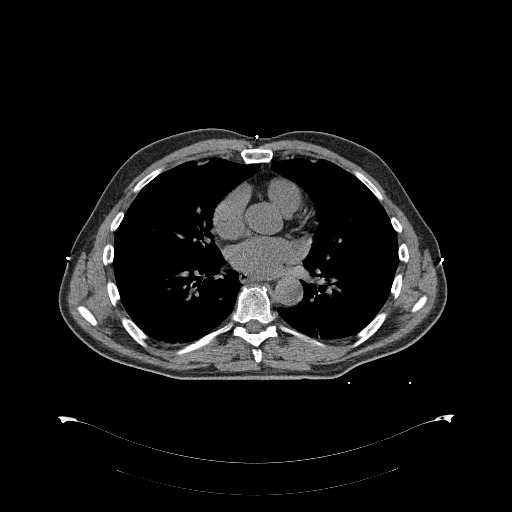
#> input picture Machine Learning Example/Image/CT-Scan Images/Kanserli/Cancerous100.jpg, 512 x 512 px, found by its file name; its folder holds 3 pictures in this run
$ jupyter execute --allow-errors lungcancerdetection.ipynb   (shell and % lines are left out)
#> lines starting #> are read from the running program, lines starting #| are printed output that depends on the picture
[cell 1]
import numpy as np
import pandas as pd
import matplotlib.pyplot as plt
from sklearn.model_selection import train_test_split
from sklearn.metrics import accuracy_score
import os

[cell 2]
path = os.listdir("/content/drive/MyDrive/Resimler/CT-Scan Images/")
classses = {"Kanserli" : 0, "Kansersiz" : 1}

[cell 3]
import cv2
x = []
y = []
for cls in classses:
  pth = "/content/drive/MyDrive/Resimler/CT-Scan Images/"+cls
  #print(classses[cls])
  for j in os.listdir(pth):
    #print(j)
    img = cv2.imread(pth+"/"+j,0)
#> img is the input picture: shape (512, 512); min 0, max 255, mean 19.5
    img = cv2.resize(img,(200,200))
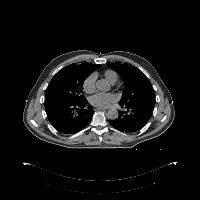
#> img: shape (200, 200); min 0, max 255, mean 19.4
    x.append(img)
    y.append(classses[cls])
#> pass 2 of the loop `for cls in classses:`:
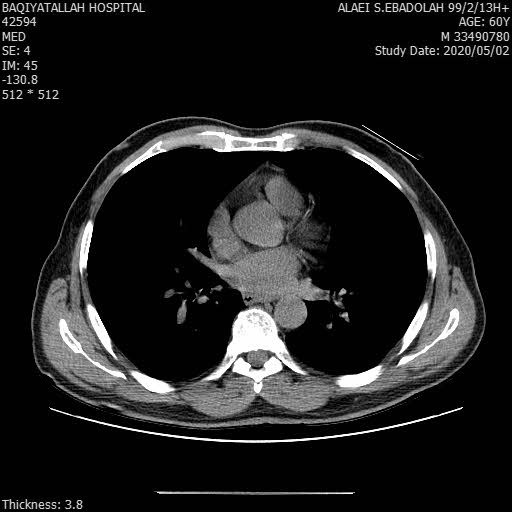
#> input picture Machine Learning Example/Image/CT-Scan Images/Kansersiz/Non-Cancerous10.jpg, 512 x 512 px, found by its file name
#> img is the input picture: shape (512, 512); min 0, max 255, mean 30.9
#> `img = cv2.resize(img,(200,200))`:
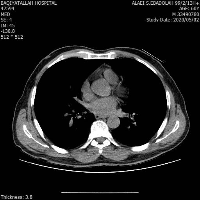
#> img: shape (200, 200); min 0, max 255, mean 31.1

[cell 4]
x = np.array(x)
y = np.array(y)

[cell 5]
print(x.shape)
#| (4, 200, 200)
print(y.shape)
#| (4,)

[cell 6]
#0:Kanserli, 1:Kanser Olmayan
pd.Series(y).value_counts()

[cell 7]
index = 65
#> (the rest of this cell did not finish here and is left out)

[cell 8]
x_updated = x.reshape(len(x), -1)
x_updated.shape
#> Out = (4, 40000)

[cell 9]
x_train, x_test, y_train, y_test = train_test_split(x_updated, y, random_state=42, test_size=0.2)

[cell 10]
x_train.shape, x_test.shape
#> Out = ((3, 40000), (1, 40000))

NORMALİZASYON

[cell 11]
print(x_train.max(),x_train.min())
print(x_test.max(),x_test.min())
x_train=x_train/255
x_test=x_test/255
print(x_train.max(),x_train.min())
print(x_test.max(),x_test.min())

[cell 12]
from sklearn.svm import SVC
gam = 0.1
c1 =1000
model=SVC(kernel='rbf',C=c1, gamma=gam)

[cell 13]
model.fit(x_train,y_train)

[cell 14]
print("olasılık = ",model.score(x_train,y_train))
print("olasılık = ",model.score(x_test,y_test))

[cell 15]
gam = 0.00001
while gam < 1:
  model=SVC(kernel='rbf',C=c1, gamma=gam)
  model.fit(x_train,y_train)
  print("test verisi için gamma = ",gam,"için olasılık = ",model.score(x_test,y_test)*100)
  #print("eğitim verisi için gamma = ",gam,"için olasılık = ",model.score(x_train,y_train)*100)
  gam = gam*10
